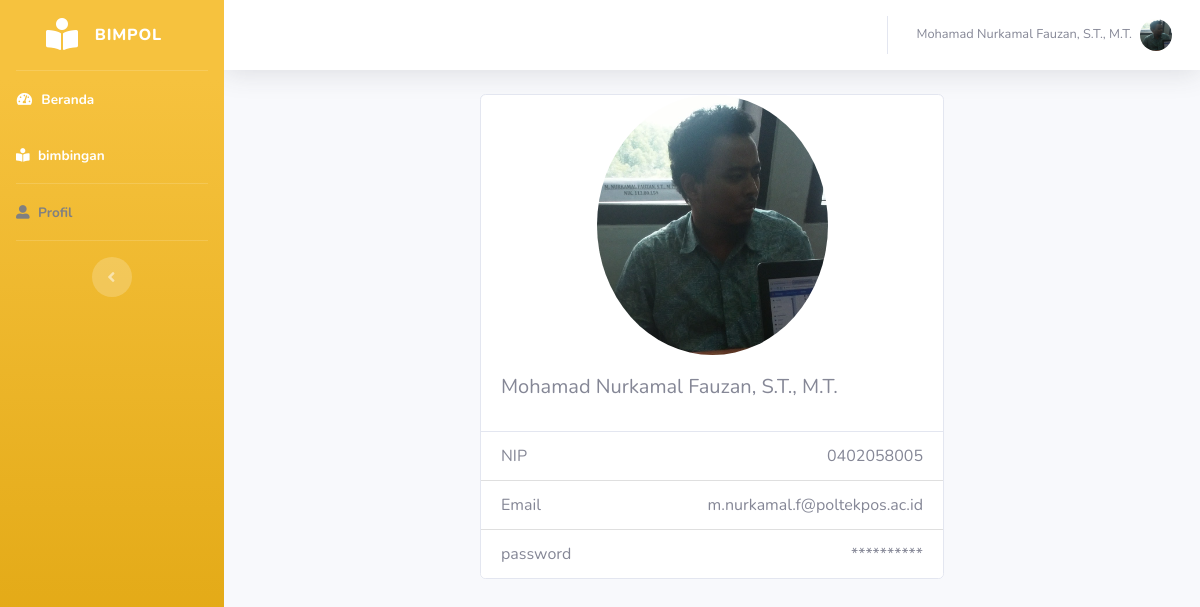
/Bimpol/dosen/profil.php (signed in), run on the app's committed database.
### tables this page shows
CREATE TABLE `dosen` (
  `id` int(11) NOT NULL,
  `nip` varchar(100) NOT NULL,
  `id_user` int(11) NOT NULL
);

CREATE TABLE `user` (
  `id` int(11) NOT NULL,
  `nama` varchar(100) NOT NULL,
  `email` varchar(100) NOT NULL,
  `pass` varchar(100) NOT NULL,
  `foto` varchar(255) NOT NULL
);

### Bimpol/dosen/profil.php (the view, shortened to what this page needs)
<?php session_start();
include_once("..//pages/koneksi.php");
$email = $_SESSION['email'];
$query = "SELECT * FROM user INNER JOIN dosen ON user.id = dosen.id_user WHERE email = '$email'";
$res = $mysqli->query($query);
$data = $res->fetch_assoc();
?>
<!DOCTYPE html>
<html lang="en">
<head>
    <link href="../vendor/fontawesome-free/css/all.min.css" rel="stylesheet" type="text/css">
    <link href="../assets/css/sb-admin-2.min.css" rel="stylesheet">
</head>
<body id="page-top">
    <div id="wrapper">
        <ul class="navbar-nav bg-gradient-warning sidebar sidebar-dark accordion" id="accordionSidebar">
            <a class="sidebar-brand d-flex align-items-center justify-content-center" href="index.php">
                <div class="sidebar-brand-icon ">
                    <i class="fas fa-book-reader"></i>
                </div>
                <div class="sidebar-brand-text mx-3"> BIMPOL </sup></div>
            </a>
            <hr class="sidebar-divider my-0">
            <li class="nav-item active">
                <a class="nav-link" href="index.php">
                    <i class="fas fa-fw fa-tachometer-alt"></i>
                    <span> Beranda </span></a>
            </li>
            <li class="nav-item active ">
                <a class="nav-link" href="bimbingan.php">
                    <i class="fas fa-book-reader"></i>
                    <span> bimbingan </span></a>
            </li>
            <hr class="sidebar-divider my-0">
            <li class="nav-item active">
                <a class="nav-link" href="profil.php" style="color: gray;">
                    <i class="fas fa-user-alt" style="color: gray;"></i>
                    <span> Profil </span></a>
            </li>
            <hr class="sidebar-divider d-none d-md-block">
            <div class="text-center d-none d-md-inline">
                <button class="rounded-circle border-0" id="sidebarToggle"></button>
            </div>
        </ul>
        <div id="content-wrapper" class="d-flex flex-column">
            <div id="content">
                <nav class="navbar navbar-expand navbar-light bg-white topbar mb-4 static-top shadow">
                    <ul class="navbar-nav ml-auto">
                        <li class="nav-item dropdown no-arrow">
                            <a class="nav-link dropdown-toggle" href="#" id="userDropdown" role="button" data-toggle="dropdown" aria-haspopup="true" aria-expanded="false">
                                <span class="mr-2 d-none d-lg-inline text-gray-600 small"><?= $data['nama']; ?></span>
                                <img class="img-profile rounded-circle" src="../assets/uploads/<?= $data['foto']; ?>">
                            </a>
                        </li>
                    </ul>
                </nav>
                <div class="container-fluid">
                    <div class="card" style="width: 50%; margin:0 auto">
                        <img class="img-profile rounded-circle" style="width: 50%; margin:0 auto" src="../assets/uploads/<?= $data['foto']; ?>">
                        <div class="card-body">
                            <h5 class="card-title"> <?= $data['nama']; ?></h5>
                        </div>
                        <ul class="list-group list-group-flush">
                            <li class="list-group-item d-flex justify-content-between align-items-center">
                                NIP
                                <span> <?= $data['nip']; ?> </span>
                            </li>
                            <li class="list-group-item d-flex justify-content-between align-items-center">
                                Email
                                <span> <?= $data['email']; ?></span>
                            </li>
                            <li class="list-group-item d-flex justify-content-between align-items-center">
                                password
                                <span> ********** </span>
                            </li>
                        </ul>
                    </div>
                </div>
            </div>
        </div>
    </div>
</body>
</html>

### data on the page
dosen: id_user.nama "Mohamad Nurkamal Fauzan, S.T., M.T.", id_user.foto (picture), nip "0402058005", id_user.email "m.nurkamal.f@poltekpos.ac.id"
